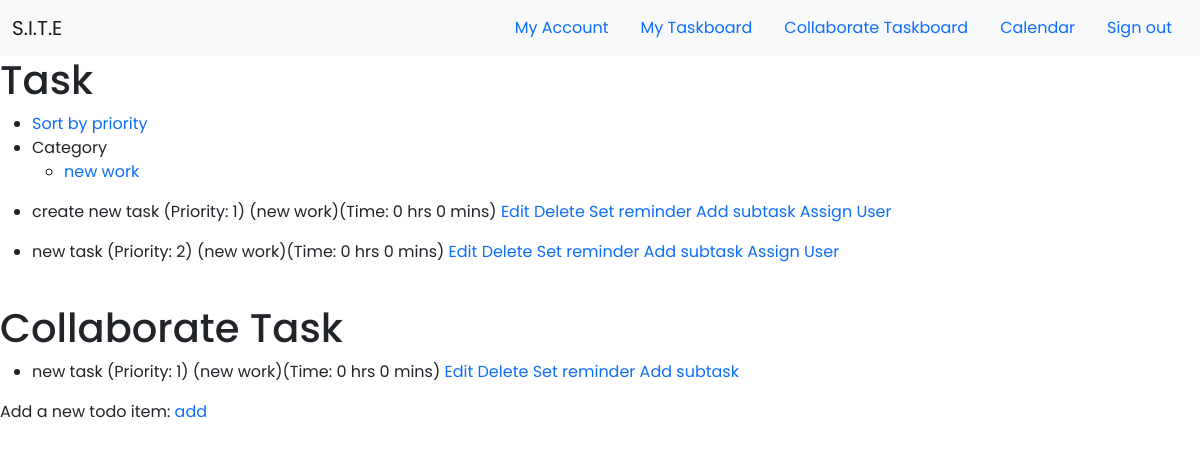
Page /taskboard (signed in) on the committed database.
### app/models.py (models this page shows, shortened)
class Category(db.Model):
    id = db.Column(db.Integer, primary_key=True)
    category = db.Column(db.String(30), unique=True, nullable=False)
    user_id = db.Column(db.Integer, db.ForeignKey('user.id'))

class Task(db.Model):
    id = db.Column(db.Integer, primary_key=True, autoincrement=True)
    content = db.Column(db.String, unique=False, nullable=False)
    complete = db.Column(db.Boolean, default=False)
    estimatehr = db.Column(db.Integer, nullable = True)
    estimatemin = db.Column(db.Integer, nullable = True)
    priority = db.Column(db.Integer, nullable=False)
    collaborate_id = db.Column(db.Integer, nullable=True, unique=False)
    assign_user = db.Column(db.String,unique=False, nullable=True)
    category_id = db.Column(db.Integer, db.ForeignKey('category.id'), nullable=False)
    category = db.relationship('Category', backref=db.backref('categories', lazy=True))
    subtask = db.relationship('Subtask', backref = 'subtasks', lazy = 'dynamic')
    user_id = db.Column(db.Integer, db.ForeignKey('user.id'))

### app/routes.py (the view)
@app.route('/taskboard',methods=['GET', 'POST'])
def taskboard():
    user = User.query.filter_by(username=current_user.username).first()
    tasks = Task.query.filter_by(user_id=user.id, collaborate_id = None).all()
    assign_tasks = Task.query.filter_by(assign_user=user.username).all()
    categories = Category.query.filter_by(user_id=user.id).all()
    subtask = Subtask.query.all()
    return render_template('taskboard.html', tasks=tasks, categories=categories, subtasks=subtask, assign_tasks=assign_tasks)

### app/models.py (called while the page is built)
@login.user_loader
def load_user(id):
    return User.query.get(int(id))

### app/templates/taskboard.html (shortened to what this page needs)
{% extends "base.html" %}
{% block content %}
<link rel="stylesheet" type="text/css" href="{{ url_for('static', filename='css/taskboard.css') }}">
    {% if current_user.is_authenticated %}
            <div>
                <h1>Task</h1>
                <nav>
                    <ul>
                        <li><a href="/priority">Sort by priority</a></li>
                        <li>Category
                            <ul>
                                {% for category in categories %}
                                <li><a href="/category/{{category.id}}">{{category.category}}</a></li>
                                {% endfor %}
                        </li>
                    </ul>
                </nav>
                {% for task in tasks %}
                <ul>
                <li>
                    {{ task.content }} (Priority: {{task.priority}}) ({{task.category.category}})(Time: {{task.estimatehr}} hrs {{task.estimatemin}} mins) <a href= "/edittask/{{task.id}}">Edit</a>  <a href= "/delete/{{task.id}}"> Delete</a>  <a href= "/reminder/{{task.id}}">Set reminder</a> <a href="/addsubtask/{{task.id}}">Add subtask</a> <a href="/assignuser/{{task.id}}">Assign User</a>
                </li>
                </ul>
                {% endfor %}
            <br>
            <h1>Collaborate Task</h1>
                {% for assign_task in assign_tasks %}
                <ul>
                    <li>
                        {{ assign_task.content }} (Priority: {{assign_task.priority}}) ({{assign_task.category.category}})(Time: {{assign_task.estimatehr}} hrs {{assign_task.estimatemin}} mins) <a href= "/edittask/{{assign_task.id}}">Edit</a>  <a href= "/delete/{{assign_task.id}}"> Delete</a>  <a href= "/reminder/{{assign_task.id}}">Set reminder</a> <a href="/addsubtask/{{assign_task.id}}">Add subtask</a>
                     </li>
                 </ul>
                 {% endfor %}
                <div>Add a new todo item:
                <a href="/addtask"> add</a>
                </div>
            </div>
    {% endif %}
{% endblock %}

### app/static/css/style.css (style rules this page uses)
* { font-family: 'Poppins', sans-serif; margin: 0; padding: 0; }
html, body { margin: 0; padding: 0; }
a { text-decoration: none; }

### rows in the picture
Category: category "new work"
Task: content "create new task", priority "1", category.category "new work", estimatehr "0", estimatemin "0"
Task: content "new task", priority "2", category.category "new work", estimatehr "0", estimatemin "0"
Task: content "new task", priority "1", category.category "new work", estimatehr "0", estimatemin "0"
